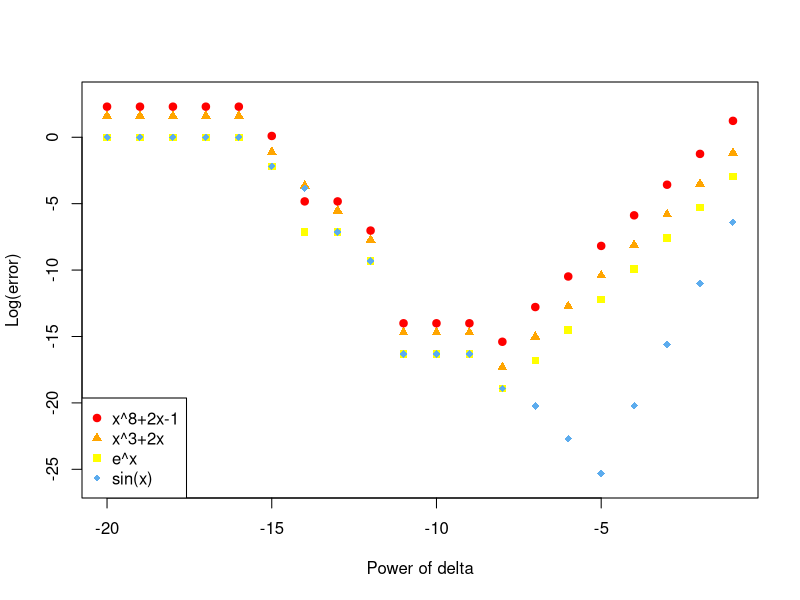
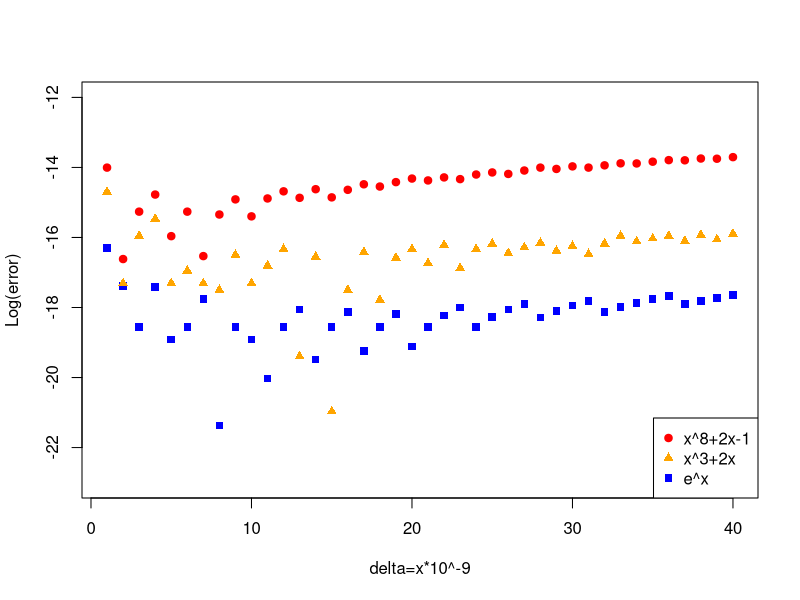
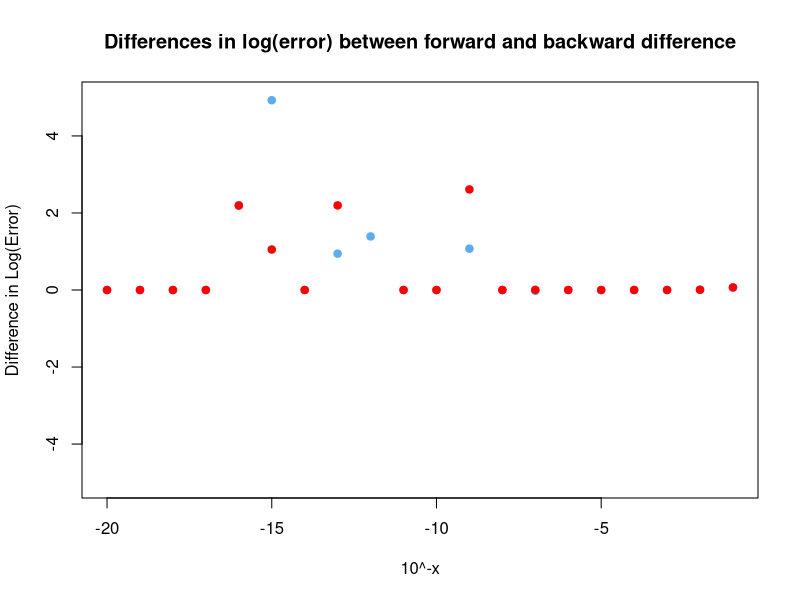
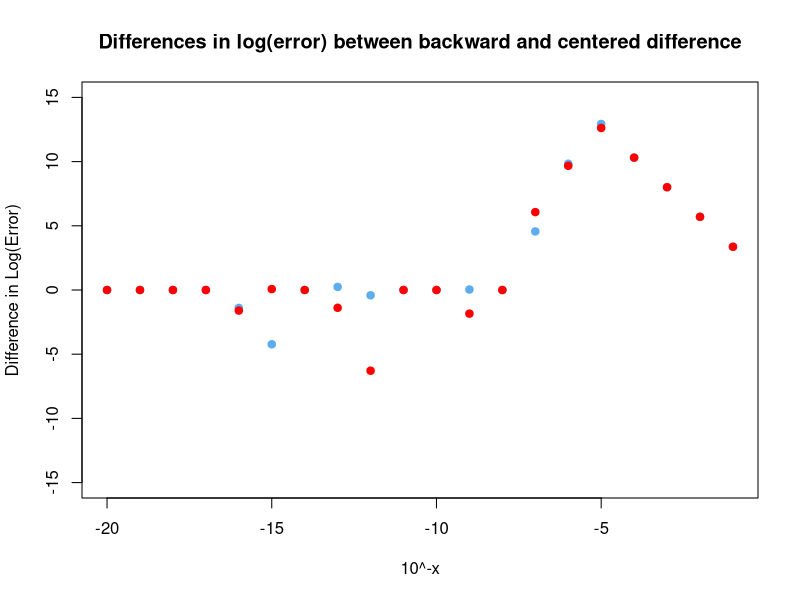
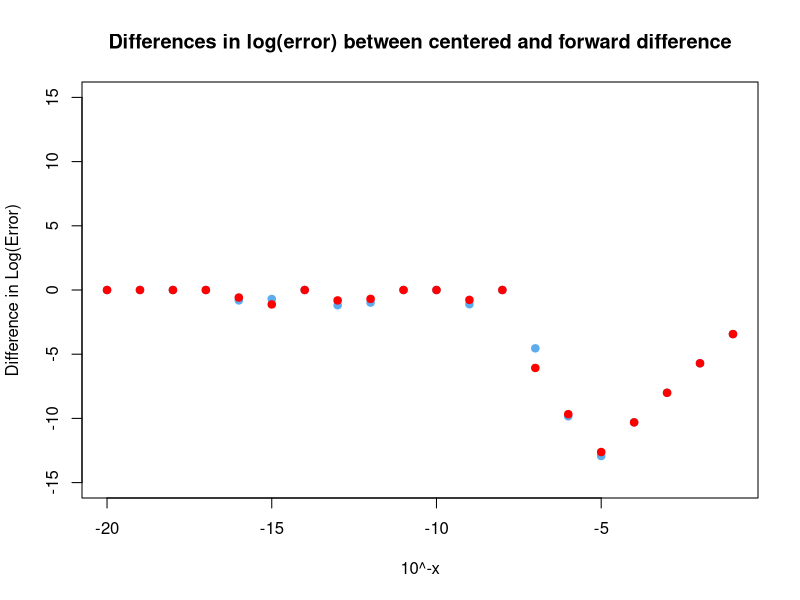

Source code (R) for these figures, in order:
## ---- chunk 1
D<-function(f,delta=.001) {
  fun=function(x){
  (f(x+delta)-f(x))/delta
  }
  return(fun)
}
## ---- chunk 2
f1 = function(x) {exp(x)}
f2 = function(x) {x^3+2*x}
f3 = function(x) {sin(x)}
f4 = function(x) {x^8+2*x-1}
## ---- chunk 3
df1=D(f1,delta = 10^(-20:-1))
e1=abs(df1(0)-1)
x=c(-20:-1)
plot(x,log(e1), ylim = c(-26,3),pch=15, col = 'yellow1', xlab = 'Power of delta', ylab = 'Log(error)')

df2=D(f2,delta = 10^(-20:-1))
e2=abs(df2(1)-5)
points(x,log(e2), pch=17, col = 'orange')

df3=D(f3,delta = 10^(-20:-1))
e3=abs(df3(pi)+1)
points(x,log(e3), pch=18, col='steelblue2')

df4=D(f4,delta = 10^(-20:-1))
e4=abs(df4(1)-10)
points(x,log(e4), pch=19, col='red')

legend(x="bottomleft", 
      legend=c("x^8+2x-1","x^3+2x","e^x", "sin(x)"), 
      col=c("red","orange","yellow1", "steelblue2"),  
      pch=c(19,17,15,18), merge=FALSE)
## ---- chunk 4
df1=D(f1,delta = ((1:100)*10^-9))
e1=abs(df1(0)[1:40]-1)
x=c(1:40)
plot(x,log(e1), pch=15, col = 'blue', xlab = "delta=x*10^-9", ylab = 'Log(error)',ylim = c(-23,-12))

df2=D(f2,delta = ((1:100)*10^-9))
e2=abs(df2(1)[1:40]-5)
points(1:40,log(e2), pch=17, col = 'orange')

df4=D(f4,delta = ((1:100)*10^-9))
e4=abs(df4(1)-10)[1:40]
points(x,log(e4), pch=19, col='red')

legend( x="bottomright", 
        legend=c("x^8+2x-1","x^3+2x","e^x"), 
        col=c("red","orange","blue"),  
        pch=c(19,17,15), merge=FALSE )
## ---- chunk 5
Dforward<-function(f,delta=.001) {
  result = function(x){
  (f(x+delta)-f(x))/delta
  }
  return(result)
}

Dbackward<-function(f,delta=.001) {
  result = function(x){
  (f(x)-f(x-delta))/delta
  }
  return(result)
}

D3points <- function(f,delta=.001) {
  result = function(x){
  (f(x+delta)-f(x-delta))/(2*delta)
  }
  return(result)
}
## ---- chunk 6
df1=Dforward(f1,delta = 10^(-20:-1))
e1=abs(df1(0)-1)

df2=Dbackward(f1,delta = 10^(-20:-1))
e2=abs(df2(0)-1)

df3=D3points(f1,delta = 10^(-20:-1))
e3=abs(df3(0)-1)


df11=Dforward(f2,delta = 10^(-20:-1))
e11=abs(df11(1)-5)

df22=Dbackward(f2,delta = 10^(-20:-1))
e22=abs(df22(1)-5)

df33=D3points(f2,delta = 10^(-20:-1))
e33=abs(df33(1)-5)

diff1=log(e1)-log(e2)
diff2=log(e2)-log(e3)
diff3=log(e3)-log(e1)

diff11=log(e11)-log(e22)
diff22=log(e22)-log(e33)
diff33=log(e33)-log(e11)

plot(-20:-1,diff1, xlab = "10^-x", ylab = "Difference in Log(Error)", main = "Differences in log(error) between forward and backward difference", pch=19, col='steelblue2', ylim = c(-5,5))
points(-20:-1,diff11, pch=19, col='red')

plot(-20:-1,diff2, xlab = "10^-x", ylab = "Difference in Log(Error)", main = "Differences in log(error) between backward and centered difference", pch=19, col='steelblue2', ylim = c(-15,15))
points(-20:-1,diff22, pch=19, col='red')

plot(-20:-1,diff3, xlab = "10^-x", ylab = "Difference in Log(Error)", main = "Differences in log(error) between centered and forward difference",pch=19, col='steelblue2', ylim = c(-15,15) )
points(-20:-1,diff33, pch=19, col='red')
